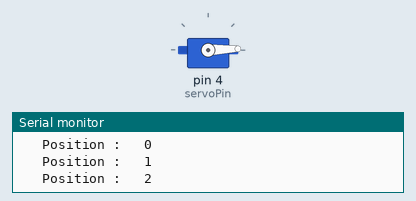
A sketch run on a simulated Arduino Uno, built with avr-gcc and run on an emulated ATmega328P. On the bench: servo, the last lines printed to the serial monitor.

Above: at 0.05 s.
At 3.35 s:
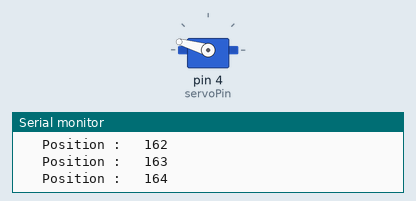
At 7.65 s:
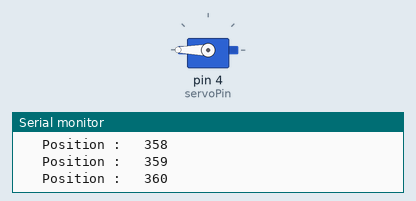
At 15.35 s:
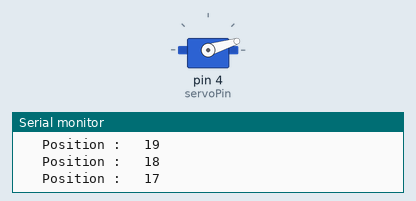
Timing chart, 0 to 21.7 s (numbered marks = the images above):
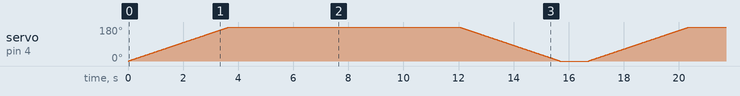

The sketch:

Servo_Single_Test.ino
```cpp
#include <Servo.h>

const int x=360;

static const int servoPin = 4;
Servo myServo;

void setup() {
  // put your setup code here, to run once:
  Serial.begin(115200);
  Serial.println("\t Ready .. ");
  myServo.attach(servoPin);
  Serial.println("\t Servo On .. ");
}

void loop() {
  // put your main code here, to run repeatedly:
  for(int pos=0;pos<=x;pos++)
  {
    Serial.print("\n\t Position : \t");
    Serial.print(pos);
    myServo.write(pos);
    delay(20);
  }
  delay(1000);
  for(int pos=x;pos>=0;pos--)
  {
    Serial.print("\n\t Position : \t");
    Serial.print(pos);
    myServo.write(pos);
    delay(20);
  }
  delay(1000);
}

// ..

// #include <Adafruit_PWMServoDriver.h>

// Adafruit_PWMServoDriver pwm = Adafruit_PWMServoDriver(0x40);

// void setup() {
//   // Set the servo angle to 90 degrees
//   pwm.begin();
//   pwm.setPWMFreq(50);
//   pwm.setPWM(0, 0, 1500);
// }

// void loop() {
//   // Set the servo angle to 0 degrees
//   pwm.setPWM(0, 0, 1000);
//   delay(1000);

//   // Set the servo angle to 90 degrees
//   pwm.setPWM(0, 0, 1500);
//   delay(1000);

//   // Set the servo angle to 180 degrees
//   pwm.setPWM(0, 0, 2000);
//   delay(1000);
// }

// ..
```
